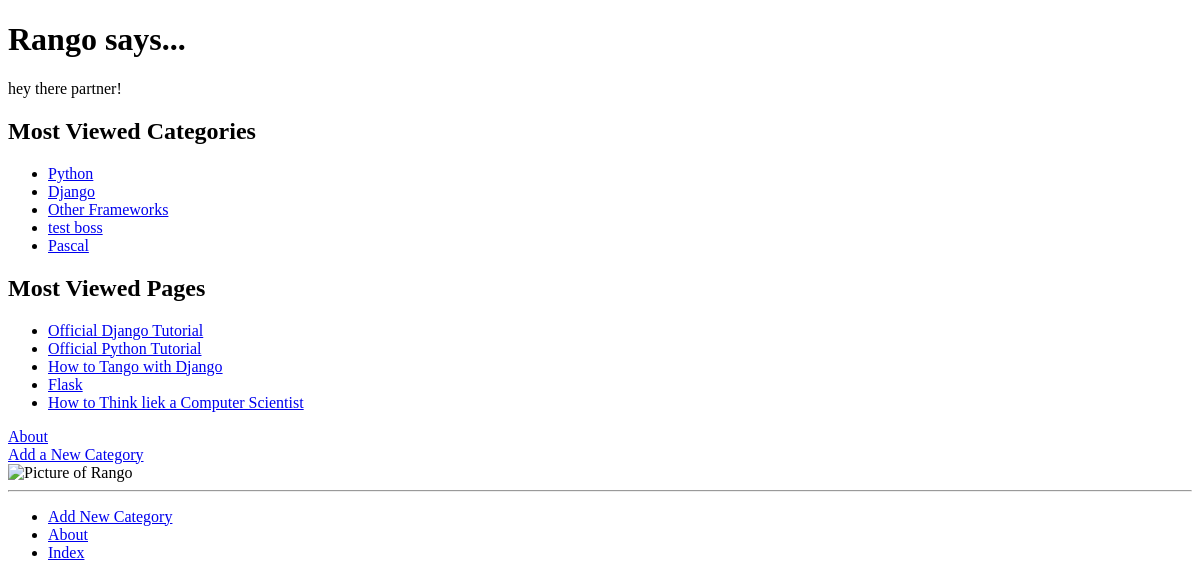
The app's page /, older data.
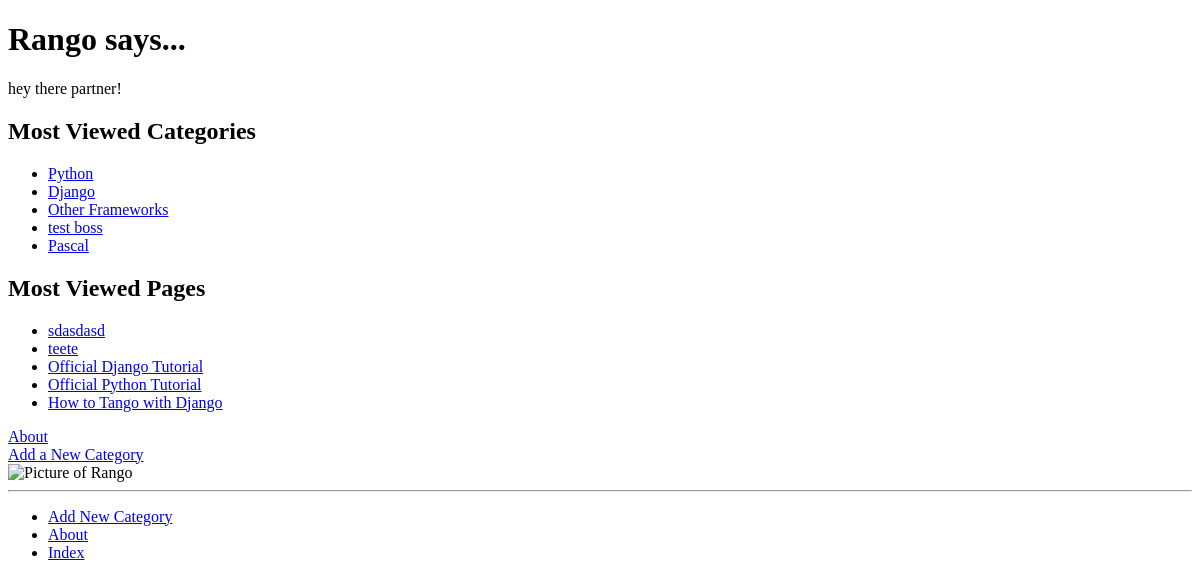
The same page, newer data.
### rangoapp/models.py (models this page shows, shortened)
class Category(models.Model):
    name = models.CharField(max_length=128, unique=True)
    views = models.IntegerField(default=0)
    likes = models.IntegerField(default=0)
    slug = models.SlugField(unique=True)
    class Meta:
        verbose_name_plural = 'categories'

class Page(models.Model):
    category = models.ForeignKey(Category)
    title = models.CharField(max_length=128)
    url = models.URLField()
    views = models.IntegerField(default=0)

### rangoapp/views.py (the view)
# urls.py: url(r'^$', views.index, name='index'),
def index(request):
    category_list = Category.objects.order_by('-likes')[:5]
    page_list = Page.objects.order_by('views')[:5]
    context_dict = {'categories': category_list, 'pages': page_list}
    return render(request, 'rangoapp/index.html', context=context_dict)

### templates/rangoapp/index.html
{% extends 'rangoapp/base.html' %}
{% load staticfiles %}
{% block body_block %}
        <h1>Rango says...</h1>
        <div>hey there partner!</div>
        <div>
            <h2>Most Viewed Categories</h2>
            {% if categories %}
            <ul>
                {% for category in categories %}
                    <li>
                       <a href="{% url 'show_category' category.slug %}">
                           {{ category.name }}
                        </a>
                    </li>
                {% endfor %}
            </ul>
            {% else %}
                <strong>There are no categories present.</strong>
            {% endif %}
        </div>
        <div>
                <h2>Most Viewed Pages</h2>
                {% if pages %}
                <ul>
                    {% for page in pages %}
                        <li>
                            <a href="{{ page.url }}">{{ page.title }}</a>
                        </li>
                    {% endfor %}
                </ul>
                {% else %}
                    <strong>There are no categories present.</strong>
                {% endif %}
            </div>
        <div>
            <a href="/rangoapp/about/">About</a> <br />
            <a href="/rangoapp/add_category/">Add a New Category</a> <br />
            <img src="{% static "images/django.png" %}"
                 alt="Picture of Rango" />
        </div>
{% endblock body_block %}

Row changes from the older to the newer data that the page shows:
no longer on this page (row unchanged): Page: title "Flask"
no longer on this page (row unchanged): Page: title "How to Think liek a Computer Scientist"
added Page: title "sdasdasd"
added Page: title "teete"
